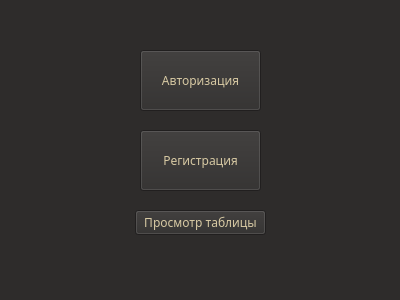
<?xml version="1.0" encoding="UTF-8"?>
<ui version="4.0">
 <class>Form</class>
 <widget class="QWidget" name="Form">
  <property name="geometry">
   <rect>
    <x>0</x>
    <y>0</y>
    <width>400</width>
    <height>300</height>
   </rect>
  </property>
  <property name="minimumSize">
   <size>
    <width>400</width>
    <height>300</height>
   </size>
  </property>
  <property name="maximumSize">
   <size>
    <width>400</width>
    <height>300</height>
   </size>
  </property>
  <property name="palette">
   <palette>
    <active>
     <colorrole role="WindowText">
      <brush brushstyle="SolidPattern">
       <color alpha="255">
        <red>225</red>
        <green>208</green>
        <blue>169</blue>
       </color>
      </brush>
     </colorrole>
     <colorrole role="Button">
      <brush brushstyle="SolidPattern">
       <color alpha="255">
        <red>46</red>
        <green>44</green>
        <blue>43</blue>
       </color>
      </brush>
     </colorrole>
     <colorrole role="Light">
      <brush brushstyle="SolidPattern">
       <color alpha="255">
        <red>69</red>
        <green>66</green>
        <blue>65</blue>
       </color>
      </brush>
     </colorrole>
     <colorrole role="Midlight">
      <brush brushstyle="SolidPattern">
       <color alpha="255">
        <red>57</red>
        <green>55</green>
        <blue>54</blue>
       </color>
      </brush>
     </colorrole>
     <colorrole role="Dark">
      <brush brushstyle="SolidPattern">
       <color alpha="255">
        <red>23</red>
        <green>22</green>
        <blue>22</blue>
       </color>
      </brush>
     </colorrole>
     <colorrole role="Mid">
      <brush brushstyle="SolidPattern">
       <color alpha="255">
        <red>31</red>
        <green>29</green>
        <blue>29</blue>
       </color>
      </brush>
     </colorrole>
     <colorrole role="Text">
      <brush brushstyle="SolidPattern">
       <color alpha="255">
        <red>215</red>
        <green>201</green>
        <blue>163</blue>
       </color>
      </brush>
     </colorrole>
     <colorrole role="BrightText">
      <brush brushstyle="SolidPattern">
       <color alpha="255">
        <red>215</red>
        <green>201</green>
        <blue>163</blue>
       </color>
      </brush>
     </colorrole>
     <colorrole role="ButtonText">
      <brush brushstyle="SolidPattern">
       <color alpha="255">
        <red>215</red>
        <green>201</green>
        <blue>163</blue>
       </color>
      </brush>
     </colorrole>
     <colorrole role="Base">
      <brush brushstyle="SolidPattern">
       <color alpha="255">
        <red>36</red>
        <green>34</green>
        <blue>33</blue>
       </color>
      </brush>
     </colorrole>
     <colorrole role="Window">
      <brush brushstyle="SolidPattern">
       <color alpha="255">
        <red>46</red>
        <green>44</green>
        <blue>43</blue>
       </color>
      </brush>
     </colorrole>
     <colorrole role="Shadow">
      <brush brushstyle="SolidPattern">
       <color alpha="255">
        <red>0</red>
        <green>0</green>
        <blue>0</blue>
       </color>
      </brush>
     </colorrole>
     <colorrole role="Highlight">
      <brush brushstyle="SolidPattern">
       <color alpha="255">
        <red>167</red>
        <green>164</green>
        <blue>0</blue>
       </color>
      </brush>
     </colorrole>
     <colorrole role="AlternateBase">
      <brush brushstyle="SolidPattern">
       <color alpha="255">
        <red>23</red>
        <green>22</green>
        <blue>21</blue>
       </color>
      </brush>
     </colorrole>
     <colorrole role="ToolTipBase">
      <brush brushstyle="SolidPattern">
       <color alpha="255">
        <red>255</red>
        <green>255</green>
        <blue>220</blue>
       </color>
      </brush>
     </colorrole>
     <colorrole role="ToolTipText">
      <brush brushstyle="SolidPattern">
       <color alpha="255">
        <red>0</red>
        <green>0</green>
        <blue>0</blue>
       </color>
      </brush>
     </colorrole>
     <colorrole role="PlaceholderText">
      <brush brushstyle="SolidPattern">
       <color alpha="127">
        <red>255</red>
        <green>255</green>
        <blue>255</blue>
       </color>
      </brush>
     </colorrole>
     <colorrole role="Accent">
      <brush brushstyle="SolidPattern">
       <color alpha="255">
        <red>0</red>
        <green>0</green>
        <blue>0</blue>
       </color>
      </brush>
     </colorrole>
    </active>
    <inactive>
     <colorrole role="WindowText">
      <brush brushstyle="SolidPattern">
       <color alpha="255">
        <red>225</red>
        <green>208</green>
        <blue>169</blue>
       </color>
      </brush>
     </colorrole>
     <colorrole role="Button">
      <brush brushstyle="SolidPattern">
       <color alpha="255">
        <red>46</red>
        <green>44</green>
        <blue>43</blue>
       </color>
      </brush>
     </colorrole>
     <colorrole role="Light">
      <brush brushstyle="SolidPattern">
       <color alpha="255">
        <red>69</red>
        <green>66</green>
        <blue>65</blue>
       </color>
      </brush>
     </colorrole>
     <colorrole role="Midlight">
      <brush brushstyle="SolidPattern">
       <color alpha="255">
        <red>57</red>
        <green>55</green>
        <blue>54</blue>
       </color>
      </brush>
     </colorrole>
     <colorrole role="Dark">
      <brush brushstyle="SolidPattern">
       <color alpha="255">
        <red>23</red>
        <green>22</green>
        <blue>22</blue>
       </color>
      </brush>
     </colorrole>
     <colorrole role="Mid">
      <brush brushstyle="SolidPattern">
       <color alpha="255">
        <red>31</red>
        <green>29</green>
        <blue>29</blue>
       </color>
      </brush>
     </colorrole>
     <colorrole role="Text">
      <brush brushstyle="SolidPattern">
       <color alpha="255">
        <red>215</red>
        <green>201</green>
        <blue>163</blue>
       </color>
      </brush>
     </colorrole>
     <colorrole role="BrightText">
      <brush brushstyle="SolidPattern">
       <color alpha="255">
        <red>215</red>
        <green>201</green>
        <blue>163</blue>
       </color>
      </brush>
     </colorrole>
     <colorrole role="ButtonText">
      <brush brushstyle="SolidPattern">
       <color alpha="255">
        <red>215</red>
        <green>201</green>
        <blue>163</blue>
       </color>
      </brush>
     </colorrole>
     <colorrole role="Base">
      <brush brushstyle="SolidPattern">
       <color alpha="255">
        <red>36</red>
        <green>34</green>
        <blue>33</blue>
       </color>
      </brush>
     </colorrole>
     <colorrole role="Window">
      <brush brushstyle="SolidPattern">
       <color alpha="255">
        <red>46</red>
        <green>44</green>
        <blue>43</blue>
       </color>
      </brush>
     </colorrole>
     <colorrole role="Shadow">
      <brush brushstyle="SolidPattern">
       <color alpha="255">
        <red>0</red>
        <green>0</green>
        <blue>0</blue>
       </color>
      </brush>
     </colorrole>
     <colorrole role="Highlight">
      <brush brushstyle="SolidPattern">
       <color alpha="255">
        <red>167</red>
        <green>164</green>
        <blue>0</blue>
       </color>
      </brush>
     </colorrole>
     <colorrole role="AlternateBase">
      <brush brushstyle="SolidPattern">
       <color alpha="255">
        <red>23</red>
        <green>22</green>
        <blue>21</blue>
       </color>
      </brush>
     </colorrole>
     <colorrole role="ToolTipBase">
      <brush brushstyle="SolidPattern">
       <color alpha="255">
        <red>255</red>
        <green>255</green>
        <blue>220</blue>
       </color>
      </brush>
     </colorrole>
     <colorrole role="ToolTipText">
      <brush brushstyle="SolidPattern">
       <color alpha="255">
        <red>0</red>
        <green>0</green>
        <blue>0</blue>
       </color>
      </brush>
     </colorrole>
     <colorrole role="PlaceholderText">
      <brush brushstyle="SolidPattern">
       <color alpha="127">
        <red>255</red>
        <green>255</green>
        <blue>255</blue>
       </color>
      </brush>
     </colorrole>
     <colorrole role="Accent">
      <brush brushstyle="SolidPattern">
       <color alpha="255">
        <red>0</red>
        <green>0</green>
        <blue>0</blue>
       </color>
      </brush>
     </colorrole>
    </inactive>
    <disabled>
     <colorrole role="WindowText">
      <brush brushstyle="SolidPattern">
       <color alpha="255">
        <red>23</red>
        <green>22</green>
        <blue>22</blue>
       </color>
      </brush>
     </colorrole>
     <colorrole role="Button">
      <brush brushstyle="SolidPattern">
       <color alpha="255">
        <red>46</red>
        <green>44</green>
        <blue>43</blue>
       </color>
      </brush>
     </colorrole>
     <colorrole role="Light">
      <brush brushstyle="SolidPattern">
       <color alpha="255">
        <red>69</red>
        <green>66</green>
        <blue>65</blue>
       </color>
      </brush>
     </colorrole>
     <colorrole role="Midlight">
      <brush brushstyle="SolidPattern">
       <color alpha="255">
        <red>57</red>
        <green>55</green>
        <blue>54</blue>
       </color>
      </brush>
     </colorrole>
     <colorrole role="Dark">
      <brush brushstyle="SolidPattern">
       <color alpha="255">
        <red>23</red>
        <green>22</green>
        <blue>22</blue>
       </color>
      </brush>
     </colorrole>
     <colorrole role="Mid">
      <brush brushstyle="SolidPattern">
       <color alpha="255">
        <red>31</red>
        <green>29</green>
        <blue>29</blue>
       </color>
      </brush>
     </colorrole>
     <colorrole role="Text">
      <brush brushstyle="SolidPattern">
       <color alpha="255">
        <red>23</red>
        <green>22</green>
        <blue>22</blue>
       </color>
      </brush>
     </colorrole>
     <colorrole role="BrightText">
      <brush brushstyle="SolidPattern">
       <color alpha="255">
        <red>215</red>
        <green>201</green>
        <blue>163</blue>
       </color>
      </brush>
     </colorrole>
     <colorrole role="ButtonText">
      <brush brushstyle="SolidPattern">
       <color alpha="255">
        <red>23</red>
        <green>22</green>
        <blue>22</blue>
       </color>
      </brush>
     </colorrole>
     <colorrole role="Base">
      <brush brushstyle="SolidPattern">
       <color alpha="255">
        <red>46</red>
        <green>44</green>
        <blue>43</blue>
       </color>
      </brush>
     </colorrole>
     <colorrole role="Window">
      <brush brushstyle="SolidPattern">
       <color alpha="255">
        <red>46</red>
        <green>44</green>
        <blue>43</blue>
       </color>
      </brush>
     </colorrole>
     <colorrole role="Shadow">
      <brush brushstyle="SolidPattern">
       <color alpha="255">
        <red>0</red>
        <green>0</green>
        <blue>0</blue>
       </color>
      </brush>
     </colorrole>
     <colorrole role="AlternateBase">
      <brush brushstyle="SolidPattern">
       <color alpha="255">
        <red>46</red>
        <green>44</green>
        <blue>43</blue>
       </color>
      </brush>
     </colorrole>
     <colorrole role="ToolTipBase">
      <brush brushstyle="SolidPattern">
       <color alpha="255">
        <red>255</red>
        <green>255</green>
        <blue>220</blue>
       </color>
      </brush>
     </colorrole>
     <colorrole role="ToolTipText">
      <brush brushstyle="SolidPattern">
       <color alpha="255">
        <red>0</red>
        <green>0</green>
        <blue>0</blue>
       </color>
      </brush>
     </colorrole>
     <colorrole role="PlaceholderText">
      <brush brushstyle="SolidPattern">
       <color alpha="127">
        <red>23</red>
        <green>22</green>
        <blue>22</blue>
       </color>
      </brush>
     </colorrole>
     <colorrole role="Accent">
      <brush brushstyle="SolidPattern">
       <color alpha="255">
        <red>32</red>
        <green>31</green>
        <blue>30</blue>
       </color>
      </brush>
     </colorrole>
    </disabled>
   </palette>
  </property>
  <property name="font">
   <font>
    <family>Rubik</family>
   </font>
  </property>
  <property name="windowTitle">
   <string>Main Window</string>
  </property>
  <widget class="QPushButton" name="button_1">
   <property name="geometry">
    <rect>
     <x>140</x>
     <y>50</y>
     <width>121</width>
     <height>61</height>
    </rect>
   </property>
   <property name="text">
    <string>Авторизация</string>
   </property>
  </widget>
  <widget class="QPushButton" name="but_tab">
   <property name="geometry">
    <rect>
     <x>135</x>
     <y>210</y>
     <width>131</width>
     <height>25</height>
    </rect>
   </property>
   <property name="text">
    <string>Просмотр таблицы</string>
   </property>
  </widget>
  <widget class="QPushButton" name="button_2">
   <property name="geometry">
    <rect>
     <x>140</x>
     <y>130</y>
     <width>121</width>
     <height>61</height>
    </rect>
   </property>
   <property name="text">
    <string>Регистрация</string>
   </property>
  </widget>
 </widget>
 <resources/>
 <connections/>
</ui>
